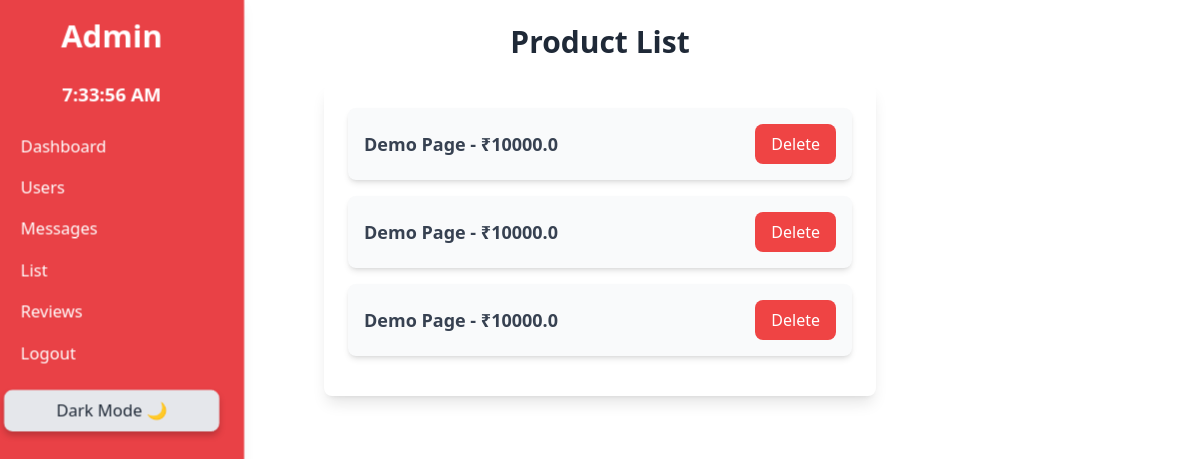
The app's page /list111/, older data.
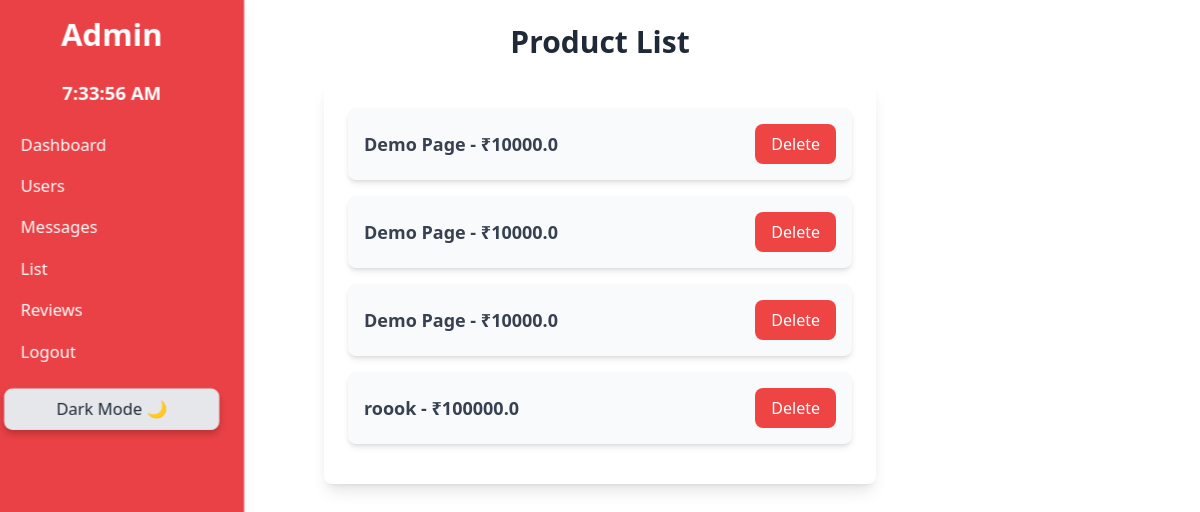
The same page, newer data.
### nestf/models.py (models this page shows, shortened)
class Product(models.Model):
    PRODUCT_CHOICES = [
        ('hostels', 'HOSTELS'),
        ('rooms', 'ROOMS'),
        ('pg', 'PG'),
    ]
    product = models.CharField(max_length=20, choices=PRODUCT_CHOICES)
    name = models.CharField(max_length=200)
    price = models.FloatField()
    weekly_price = models.FloatField(null=True, blank=True)
    daily_price = models.FloatField(null=True, blank=True)
    location = models.CharField(max_length=100)
    description = models.TextField()
    contact_details = models.TextField(blank=True, null=True)
    phone_number = models.CharField(max_length=15, blank=True, null=True)
    email = models.EmailField(blank=True, null=True)
    whatsapp_number = models.CharField(max_length=15, blank=True, null=True)
    availability = models.BooleanField(default=True)
    owner = models.ForeignKey('Reg_form', on_delete=models.CASCADE, related_name="products", null=True, blank=True)
    features = models.ManyToManyField(Feature, blank=True)

### nestf/views.py (the view)
# urls.py: path("list111/", views.list111, name="list111"),
def list111(request):
    if request.method == "POST":
        product_id = request.POST.get("product_id")
        product = get_object_or_404(models.Product, id=product_id)
        product.delete()
        return redirect("list111")
    p = models.Product.objects.all()
    return render(request, 'list111.html', {'p': p})

### nestf/templates/list111.html (shortened to what this page needs)
{% extends 'admin_home.html' %}
{% block content %}
    <div class="container mx-auto p-6 w-full md:w-3/4 lg:w-1/2 ml-auto">
        <h1 class="text-3xl font-bold text-gray-800 text-center mb-6">Product List</h1>
        <div class="bg-white shadow-lg rounded-lg p-6">
            <ul>
                {% for product in p %}
                    <li class="flex justify-between items-center bg-gray-50 p-4 rounded-lg shadow-md mb-4">
                        <span class="text-lg font-semibold text-gray-700">
                            {{ product.name }} - ₹{{ product.price }}
                        </span>
                        <form method="POST" class="ml-4">
                            <button type="submit"
                                    onclick="return confirm('Are you sure you want to delete this product?');"
                                    class="bg-red-500 text-white px-4 py-2 rounded-lg hover:bg-red-700 transition-all duration-300">
                                Delete
                            </button>
                        </form>
                    </li>
                {% endfor %}
            </ul>
        </div>
    </div>
{% endblock %}

Row changes from the older to the newer data that the page shows:
added Product: name "roook", price "100000.0"
